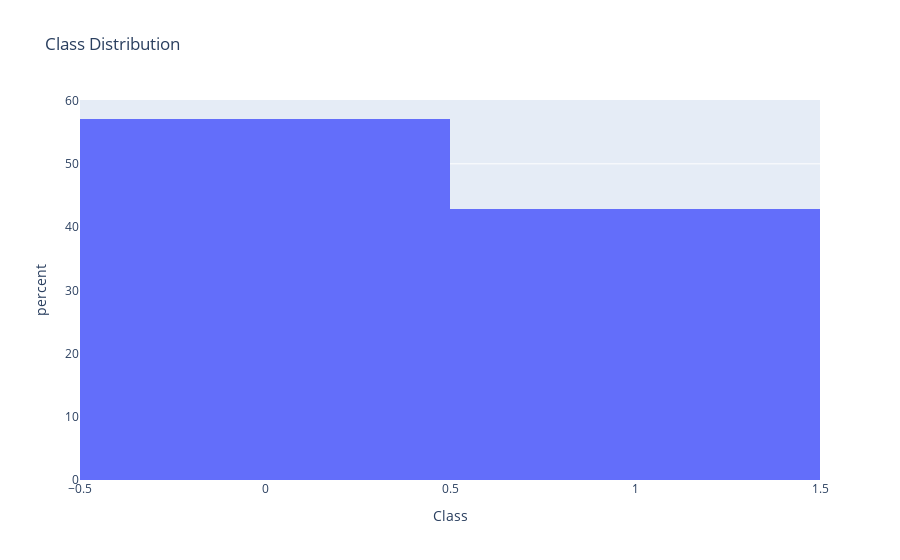

Notebook code cell kept with this figure:
### Code cell
# Check 'Class' distribution
figure = ex.histogram(data_frame=y, 
                        x='Class', 
                        title='Class Distribution', 
                        histnorm='percent', 
                        nbins=len(np.unique(y.values)))
figure.show()

### Figure 1 — Plotly figure (JSON) as saved in the notebook; plotly's stock layout.template omitted (floating-point values rounded to 4 significant figures; data arrays with more than 128 entries replaced by an {"elided": "..."} marker saying what was removed)
{"data": [{"alignmentgroup": "True", "bingroup": "x", "histnorm": "percent", "hovertemplate": "Class=%{x}<br>percent=%{y}<extra></extra>", "legendgroup": "", "marker": {"color": "#636efa", "pattern": {"shape": ""}}, "name": "", "nbinsx": 2, "offsetgroup": "", "orientation": "v", "showlegend": false, "type": "histogram", "x": {"elided": "3808 int values"}, "xaxis": "x", "yaxis": "y"}], "layout": {"autosize": true, "barmode": "relative", "legend": {"tracegroupgap": 0}, "title": {"text": "Class Distribution"}, "xaxis": {"anchor": "y", "autorange": true, "domain": [0, 1], "range": [-0.5, 1.5], "title": {"text": "Class"}, "type": "linear"}, "yaxis": {"anchor": "x", "autorange": true, "domain": [0, 1], "range": [0, 60.1], "title": {"text": "percent"}}}}
